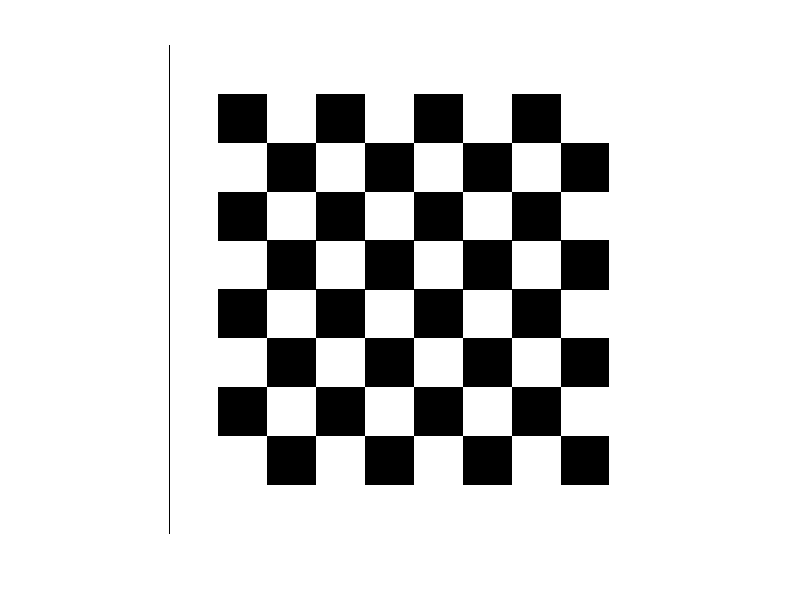

MATLAB code to generate this figure:
% create checkerboard pattern  8x8
clc
close all
clear all
% this is not a unique solution. This algorithm works only when m/200
% gives even number like 3000/ 300 = 10
m = 3000;
n = 3000;
% size of the little square is 300
A = ones(m,n); % size of the matrix
I = mat2gray(A, [0 1]); % matrix to gray level between 0 to 1
class(I) % double type
ctr = 0; % to control 1 black and 1 zero square
for i = 299: m-299 % up to size of the first square
    for j = 299: n-299
          if (mod(i,300) == 0 && mod(j,300)==0)
                ctr = ctr+1 ;
                if(mod(ctr,2)==1)
                    for x = i: i+300 % size of the square will be black
                        for y = j: j+300
                            if (x <m-300 && y < m-300)% up to size of the first square
                                I(x,y) = 0;
                            end
                        end
                    end
                end   
          end
    end
end
imshow(I);
imwrite(I,'mypattern.png')
